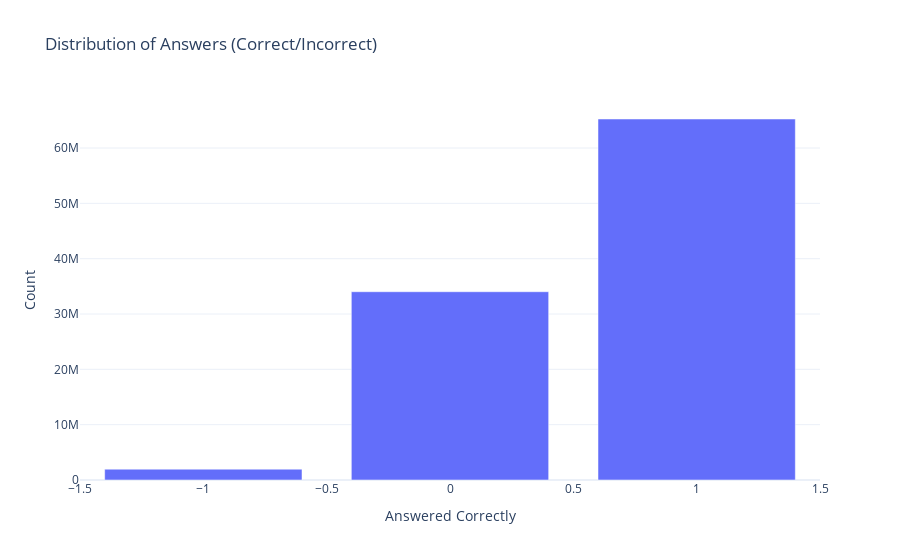

The notebook cell this image was saved under:
### Code cell
# Groupby 'answered_correctly' and count the occurrences
answered_correctly_counts = train['answered_correctly'].value_counts().reset_index()
answered_correctly_counts.columns = ['answered_correctly', 'count']

# Plot the counts of 'answered_correctly' using Plotly
fig = px.bar(answered_correctly_counts, x='answered_correctly', y='count',
             title='Distribution of Answers (Correct/Incorrect)',
             labels={'answered_correctly': 'Answered Correctly', 'count': 'Count'})
fig.show()

### Figure 1 — Plotly figure (JSON) as saved in the notebook; plotly's stock layout.template omitted (floating-point values rounded to 4 significant figures)
{"data": [{"alignmentgroup": "True", "hovertemplate": "Answered Correctly=%{x}<br>Count=%{y}<extra></extra>", "legendgroup": "", "marker": {"color": "#636efa", "pattern": {"shape": ""}}, "name": "", "offsetgroup": "", "orientation": "v", "showlegend": false, "textposition": "auto", "type": "bar", "x": [1, 0, -1], "xaxis": "x", "y": [65244627, 34026673, 1959032], "yaxis": "y"}], "layout": {"barmode": "relative", "legend": {"tracegroupgap": 0}, "title": {"text": "Distribution of Answers (Correct/Incorrect)"}, "xaxis": {"anchor": "y", "domain": [0, 1], "title": {"text": "Answered Correctly"}}, "yaxis": {"anchor": "x", "domain": [0, 1], "title": {"text": "Count"}}}}
